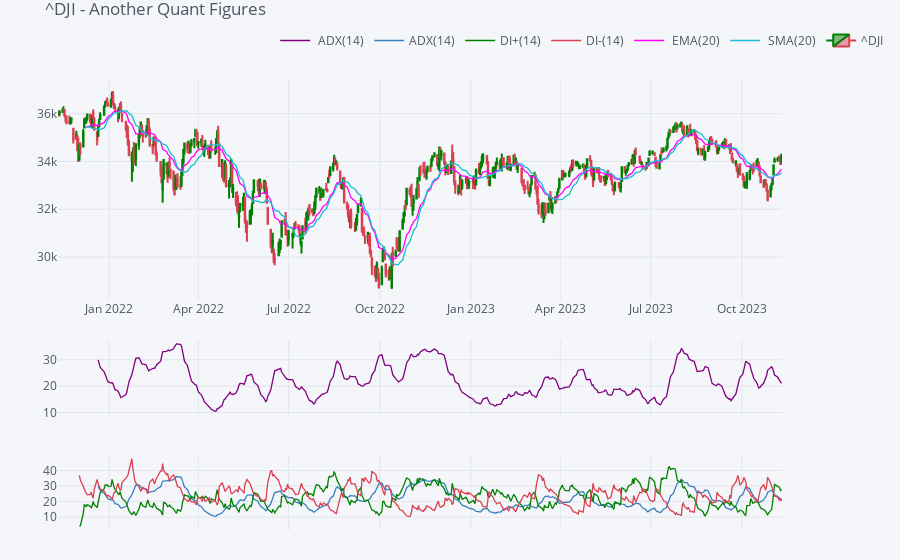

Source (notebook cell):
### Code cell
figure = cf.QuantFig(df, title= tk + ' - Another Quant Figures', legend='top', name = tk)

figure.add_adx(color = 'purple')    #Plot Average Directional Index    (ADX)
#figure.add_cci(color = 'java')     #Plot Commodity Channel Indicator  (CCI)
figure.add_dmi()                    #Plot Directional Movement Index   (DMI)
figure.add_ema(color = 'magenta')   #Plot Exponencial Moving Average   (EMA)
figure.add_sma(color = 'java')      #Plot Simple Moving Average        (SMA)

figure.iplot(up_color = 'green', down_color = 'red')

### Figure 1 — Plotly figure (JSON) as saved in the notebook; plotly's stock layout.template omitted (floating-point values rounded to 4 significant figures; data arrays with more than 128 entries replaced by an {"elided": "..."} marker saying what was removed)
{"data": [{"line": {"color": "rgba(128, 0, 128, 1.0)", "dash": "solid", "shape": "linear", "width": 1.3}, "mode": "lines", "name": " ADX(14)", "text": "", "type": "scatter", "x": {"elided": "503 str values"}, "y": {"elided": "503 mixed values"}, "yaxis": "y3"}, {"line": {"color": "rgba(55, 128, 191, 1.0)", "dash": "solid", "shape": "linear", "width": 1.3}, "mode": "lines", "name": "ADX(14)", "text": "", "type": "scatter", "x": {"elided": "503 str values"}, "y": {"elided": "503 mixed values"}, "yaxis": "y4"}, {"line": {"color": "rgba(0, 128, 0, 1.0)", "dash": "solid", "shape": "linear", "width": 1.3}, "mode": "lines", "name": "DI+(14)", "text": "", "type": "scatter", "x": {"elided": "503 str values"}, "y": {"elided": "503 mixed values"}, "yaxis": "y4"}, {"line": {"color": "rgba(219, 64, 82, 1.0)", "dash": "solid", "shape": "linear", "width": 1.3}, "mode": "lines", "name": "DI-(14)", "text": "", "type": "scatter", "x": {"elided": "503 str values"}, "y": {"elided": "503 mixed values"}, "yaxis": "y4"}, {"line": {"color": "rgba(255, 0, 255, 1.0)", "dash": "solid", "shape": "linear", "width": 1.3}, "mode": "lines", "name": " EMA(20)", "text": "", "type": "scatter", "x": {"elided": "503 str values"}, "y": {"elided": "503 mixed values"}, "yaxis": "y2"}, {"line": {"color": "rgba(23, 190, 207, 1.0)", "dash": "solid", "shape": "linear", "width": 1.3}, "mode": "lines", "name": " SMA(20)", "text": "", "type": "scatter", "x": {"elided": "503 str values"}, "y": {"elided": "503 mixed values"}, "yaxis": "y2"}, {"close": {"elided": "503 float values"}, "decreasing": {"line": {"color": "#db4052"}}, "high": {"elided": "503 float values"}, "increasing": {"line": {"color": "#008000"}}, "low": {"elided": "503 float values"}, "name": "^DJI", "open": {"elided": "503 float values"}, "showlegend": true, "type": "candlestick", "x": {"elided": "503 str values"}, "yaxis": "y2"}], "layout": {"legend": {"bgcolor": "#F5F6F9", "font": {"color": "#4D5663"}, "orientation": "h", "x": 0.3, "y": 0.95, "yanchor": "bottom"}, "margin": {"b": 30, "l": 30, "r": 30, "t": 30}, "paper_bgcolor": "#F5F6F9", "plot_bgcolor": "#F5F6F9", "showlegend": true, "title": {"font": {"color": "#4D5663"}, "text": "^DJI - Another Quant Figures"}, "xaxis": {"anchor": "y2", "gridcolor": "#E1E5ED", "rangeselector": {"bgcolor": "rgba(150, 200, 250, 1)", "buttons": [{"count": 1, "label": "1m", "step": "month", "stepmode": "backward"}, {"count": 1, "label": "1y", "step": "year", "stepmode": "backward"}], "font": {"size": 13}, "visible": false, "x": 0, "y": 0.9}, "rangeslider": {"visible": false}, "showgrid": true, "tickfont": {"color": "#4D5663"}, "title": {"font": {"color": "#4D5663"}, "text": ""}, "zerolinecolor": "#E1E5ED"}, "yaxis": {"gridcolor": "#E1E5ED", "showgrid": true, "showticklabels": false, "tickfont": {"color": "#4D5663"}, "title": {"font": {"color": "#4D5663"}, "text": ""}, "zerolinecolor": "#E1E5ED"}, "yaxis2": {"domain": [0.46, 0.9], "gridcolor": "#E1E5ED", "showgrid": true, "tickfont": {"color": "#4D5663"}, "title": {"font": {"color": "#4D5663"}, "text": ""}, "zerolinecolor": "#E1E5ED"}, "yaxis3": {"domain": [0.23, 0.38], "gridcolor": "#E1E5ED", "showgrid": true, "tickfont": {"color": "#4D5663"}, "title": {"font": {"color": "#4D5663"}, "text": ""}, "zerolinecolor": "#E1E5ED"}, "yaxis4": {"domain": [0, 0.15], "gridcolor": "#E1E5ED", "showgrid": true, "tickfont": {"color": "#4D5663"}, "title": {"font": {"color": "#4D5663"}, "text": ""}, "zerolinecolor": "#E1E5ED"}}}
